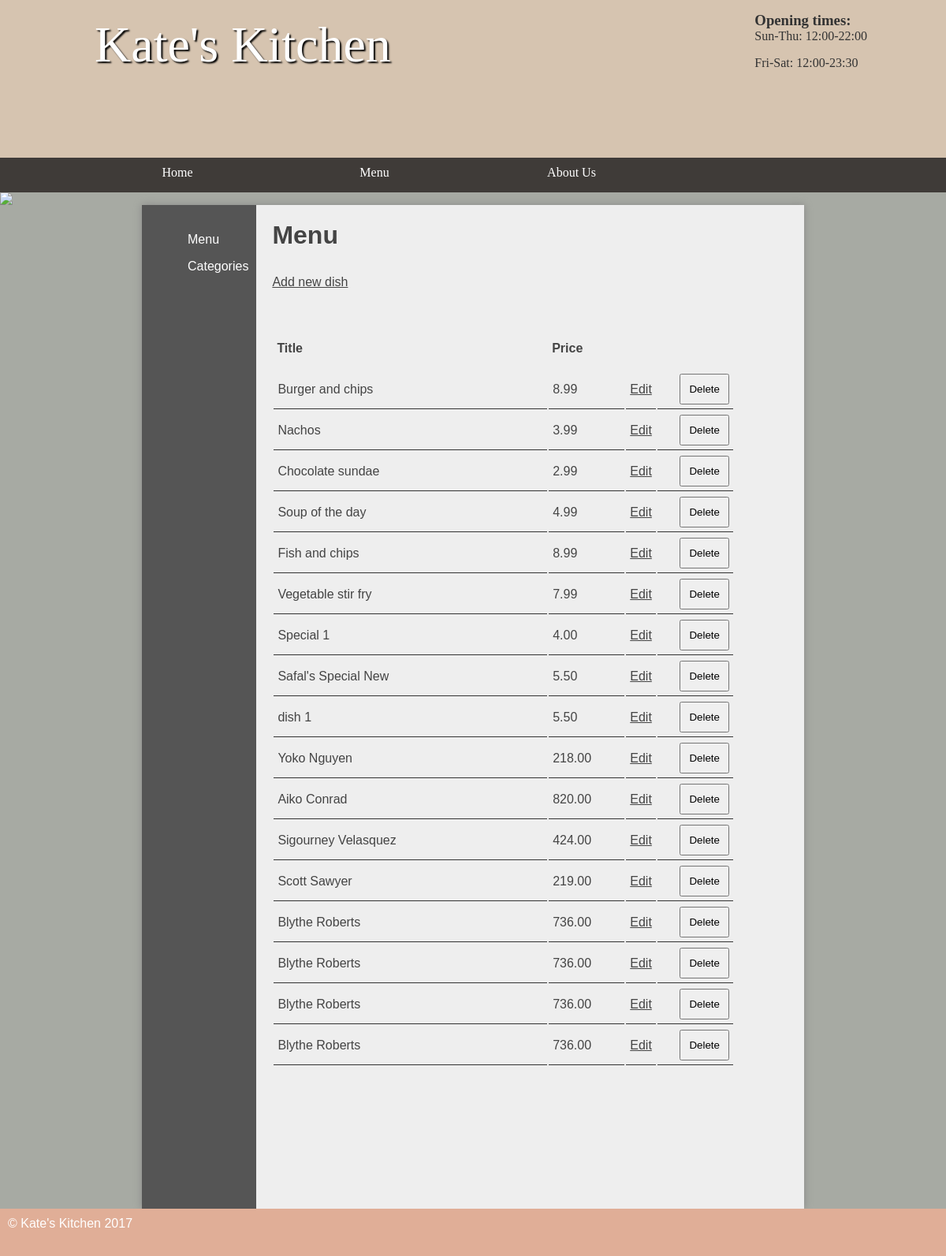
The page /adminold/menu.php (signed in) on the database its author committed.
### tables this page shows
CREATE TABLE `menu` (
  `id` int(11) NOT NULL AUTO_INCREMENT,
  `category_id` int(11) DEFAULT NULL,
  `name` varchar(45) DEFAULT NULL,
  `price` decimal(5,2) DEFAULT NULL,
  `description` varchar(2000) DEFAULT NULL,
  `category_slug` varchar(55) NOT NULL,
  `visible` tinyint(4) DEFAULT '1',
  PRIMARY KEY (`id`)
);

### public/adminold/menu.php (the view, shortened to what this page needs)
<?php
$pdo = new PDO('mysql:dbname=kitchen;host=127.0.0.1', 'student', 'student', [PDO::ATTR_ERRMODE =>  PDO::ERRMODE_EXCEPTION ]);
?>
<!DOCTYPE html>
<html>
	<head>
		<link rel="stylesheet" href="/styles.css"/>
	</head>
	<body>
	<header>
		<section>
			<aside>
				<h3>Opening times:</h3>
				<p>Sun-Thu: 12:00-22:00</p>
				<p>Fri-Sat: 12:00-23:30</p>
			</aside>
			<h1>Kate's Kitchen</h1>
		</section>
	</header>
	<nav>
		<ul>
			<li><a href="/">Home</a></li>
			<li>Menu
			</li>
			<li><a href="/about.html">About Us</a></li>
		</ul>
	</nav>
<img src="/images/randombanner.php"/>
	<main class="sidebar">
	<section class="left">
		<ul>
			<li><a href="menu.php">Menu</a></li>
			<li><a href="categories.php">Categories</a></li>
		</ul>
	</section>
	<section class="right">
	<?php
		if (isset($_SESSION['loggedin']) && $_SESSION['loggedin'] == true) {
		?>
			<h2>Menu</h2>
			<a class="new" href="adddish.php">Add new dish</a>
			<?php
			echo '<table>';
			echo '<thead>';
			echo '<tr>';
			echo '<th>Title</th>';
			echo '<th style="width: 15%">Price</th>';
			echo '<th style="width: 5%">&nbsp;</th>';
			echo '<th style="width: 15%">&nbsp;</th>';
			echo '<th style="width: 5%">&nbsp;</th>';
			echo '<th style="width: 5%">&nbsp;</th>';
			echo '</tr>';
			$stmt = $pdo->query('SELECT * FROM menu');
			foreach ($stmt as $record) {
				echo '<tr>';
				echo '<td>' . $record['name'] . '</td>';
				echo '<td>' . $record['price'] . '</td>';
				echo '<td><a style="float: right" href="editdish.php?id=' . $record['id'] . '">Edit</a></td>';
				echo '<td><form method="post" action="deletedish.php">
				<input type="hidden" name="id" value="' . $record['id'] . '" />
				<input type="submit" name="submit" value="Delete" />
				</form></td>';
				echo '</tr>';
			}
			echo '</thead>';
			echo '</table>';
		}
	?>
</section>
	</main>
	<footer>
		&copy; Kate's Kitchen 2017
	</footer>
</body>
</html>

### public/styles.css (style rules this page uses)
* { margin: 0; padding: 0; }
html { font-family: 'Oxygen-Regular', verdana, sans-serif; }
body { background-color: #A7AAA3; }
header { background-color: #D6C4B0 ; color: white; height: 200px; }
header aside { float: right; margin-top: 15px; color: #333; }
header section { width: 1000px; display: block; margin:auto; }
header h1 { float: left; margin-left: 20px; font-family: 'Mr Dafoe'; }
nav { width: 100%; background-color: #3F3B38; overflow: auto; }
body > img { width: 100%; display: block; }
nav ul { width: 1000px; margin: auto; display: block; list-style-type: none; }
nav ul li { width: 25%; float: left; overflow: auto; text-align: center; }
nav li { color: white; padding-top: 10px; display: block; }
nav a { color: white; text-decoration: none }
main ul { margin-left: 3em; }
main a { color: #333; }
nav { font-family: 'Oxygen-Regular'; }
header section { display: block; font-family: 'Oxygen-Regular', cursive; }
header h1 { font-weight: normal; }
h1 { font-size:4em; color: white; text-align: center; padding-top: 20px; text-shadow: 2px 2px 2px #000; }
main { min-height: 50vh; background-color: #eee; width: 70vw; display: block; margin: auto; box-shadow: 0px 0px 10px #888; color:#444; }
footer { min-height: 5vh; color: white; }
main h2 { font-size:2em; }
p, li, h2 { margin-bottom: 1em; }
footer { background-color: #E0AE97; padding: 10px; color: white; }
form select, form label, form input, form textarea { float: left; width: 200px; padding: 10px; margin-top: 20px; }
input[type="submit"] { clear: both; margin-left: 220px; width: 220px; }
.left ul { list-style-type: none }
section a { color: #444; }
table { width: 100%; margin-top: 4rem; margin-bottom: 10rem; }
th { padding-left: 0.25rem; padding-bottom: 1rem; text-align: left; }
td { padding: 5px; border-bottom: 1px solid #333; }
.stock, .sidebar { display: table; }
.stock > ul, .sidebar .left { width: 10vw; list-style-type: none; display: table-cell; padding: 10px; background-color: #555; margin: 0; }
.stock .products, .sidebar .right { display: table-cell; padding: 20px; }
.stock > ul a, .sidebar .left a { color: white; text-decoration: none; }
table td input[type="submit"] { margin: 0; float: right; width: auto; padding: auto; }
.right { padding: 20px; }

### rows shown on the page
menu: name "Burger and chips", price "8.99"
menu: name "Nachos", price "3.99"
menu: name "Chocolate sundae", price "2.99"
menu: name "Soup of the day", price "4.99"
menu: name "Fish and chips", price "8.99"
menu: name "Vegetable stir fry", price "7.99"
menu: name "Special 1", price "4.00"
menu: name "Safal's Special New", price "5.50"
menu: name "dish 1", price "5.50"
menu: name "Yoko Nguyen", price "218.00"
menu: name "Aiko Conrad", price "820.00"
menu: name "Sigourney Velasquez", price "424.00"
menu: name "Scott Sawyer", price "219.00"
menu: name "Blythe Roberts", price "736.00"
menu: name "Blythe Roberts", price "736.00"
menu: name "Blythe Roberts", price "736.00"
menu: name "Blythe Roberts", price "736.00"
